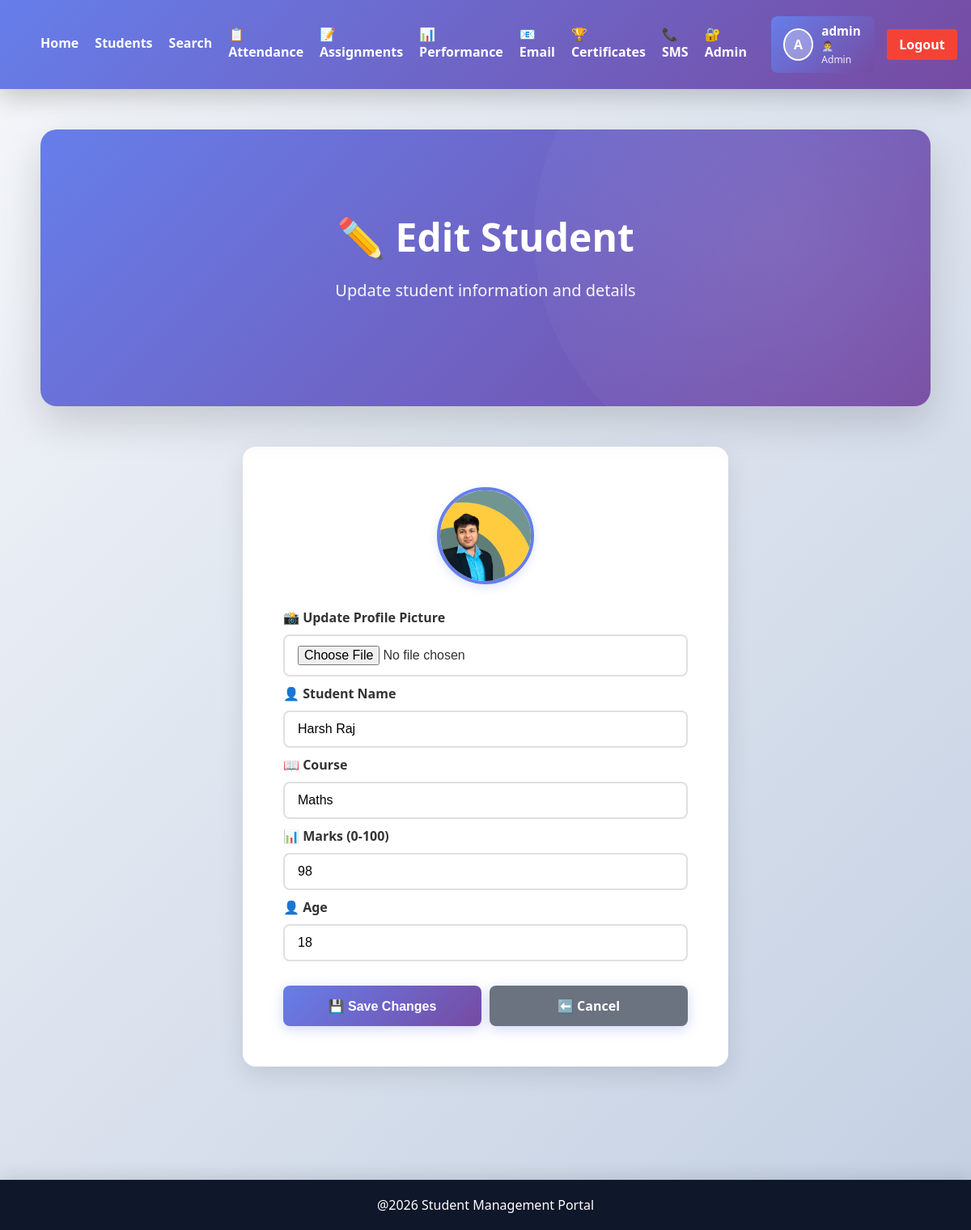
The app's page /edit/1/ (signed in) with its own data.
### students/models.py (models this page shows, shortened)
class Student(models.Model):
    name = models.CharField(max_length=100)
    course = models.CharField(max_length=100)
    marks = models.IntegerField()
    age = models.IntegerField(default=18)
    profile_pic = models.ImageField(upload_to='profiles/', blank=True, null=True)

### students/views.py (the view, shortened to what this page needs)
# urls.py: path('edit/<int:id>/', views.edit_student, name='edit'),
@login_required(login_url='login')
def edit_student(request, id):
    student = Student.objects.get(id=id)
    return render(request, 'edit_student.html', {'student': student})

### students/templates/edit_student.html (shortened to what this page needs)
{% extends 'base.html' %}
{% block content %}
<section class="hero">
    <h1>✏️ Edit Student</h1>
    <p>Update student information and details</p>
</section>
<section class="content-section" style="max-width: 600px; margin: 40px auto;">
    <form method="POST" enctype="multipart/form-data" class="form">
        {% if student.profile_pic %}
        <div style="text-align: center; margin-bottom: 25px;">
            <img src="{{ student.profile_pic.url }}" alt="{{ student.name }}" style="width: 120px; height: 120px; border-radius: 50%; object-fit: cover; border: 4px solid #667eea; box-shadow: 0 4px 12px rgba(102, 126, 234, 0.2);">
        </div>
        {% endif %}
        <div>
            <label style="display: block; color: #333; font-weight: 600; margin-bottom: 8px;">📸 Update Profile Picture</label>
            <input type="file" name="profile_pic" accept="image/*" style="width: 100%; padding: 12px 16px; border: 2px solid #e0e0e0; border-radius: 8px; font-size: 16px;">
        </div>
        <div>
            <label style="display: block; color: #333; font-weight: 600; margin-bottom: 8px;">👤 Student Name</label>
            <input type="text" name="name" placeholder="Student Name" value="{{ student.name }}" required style="width: 100%; padding: 12px 16px; border: 2px solid #e0e0e0; border-radius: 8px; font-size: 16px; transition: all 0.3s;" onfocus="this.style.borderColor='#667eea'; this.style.boxShadow='0 0 0 3px rgba(102, 126, 234, 0.1)'" onblur="this.style.borderColor='#e0e0e0'; this.style.boxShadow='none'">
        </div>
        <div>
            <label style="display: block; color: #333; font-weight: 600; margin-bottom: 8px;">📖 Course</label>
            <input type="text" name="course" placeholder="Course" value="{{ student.course }}" required style="width: 100%; padding: 12px 16px; border: 2px solid #e0e0e0; border-radius: 8px; font-size: 16px; transition: all 0.3s;" onfocus="this.style.borderColor='#667eea'; this.style.boxShadow='0 0 0 3px rgba(102, 126, 234, 0.1)'" onblur="this.style.borderColor='#e0e0e0'; this.style.boxShadow='none'">
        </div>
        <div>
            <label style="display: block; color: #333; font-weight: 600; margin-bottom: 8px;">📊 Marks (0-100)</label>
            <input type="number" name="marks" placeholder="Marks" value="{{ student.marks }}" required min="0" max="100" style="width: 100%; padding: 12px 16px; border: 2px solid #e0e0e0; border-radius: 8px; font-size: 16px; transition: all 0.3s;" onfocus="this.style.borderColor='#667eea'; this.style.boxShadow='0 0 0 3px rgba(102, 126, 234, 0.1)'" onblur="this.style.borderColor='#e0e0e0'; this.style.boxShadow='none'">
        </div>
        <div>
            <label style="display: block; color: #333; font-weight: 600; margin-bottom: 8px;">👤 Age</label>
            <input type="number" name="age" placeholder="Age" value="{{ student.age }}" required min="5" max="80" style="width: 100%; padding: 12px 16px; border: 2px solid #e0e0e0; border-radius: 8px; font-size: 16px; transition: all 0.3s;" onfocus="this.style.borderColor='#667eea'; this.style.boxShadow='0 0 0 3px rgba(102, 126, 234, 0.1)'" onblur="this.style.borderColor='#e0e0e0'; this.style.boxShadow='none'">
        </div>
        <div style="display: flex; gap: 10px; margin-top: 30px;">
            <button type="submit" class="btn" style="margin-top: 0; flex: 1;">💾 Save Changes</button>
            <a href="{% url 'students' %}" class="btn" style="margin-top: 0; background: #6b7280; flex: 1; text-align: center;">⬅️ Cancel</a>
        </div>
    </form>
</section>
{% endblock %}

### students/templates/base.html (shortened to what this page needs)
{% load student_extras %}
{% load static %}
<!DOCTYPE html>
<html>
    <head>
        <link rel="stylesheet" href="{%static 'css/style.css'%}">
    </head>
    <body>
        <header class="navbar">
            <nav style="display: flex; justify-content: space-between; align-items: center;">
                <div style="display: flex; gap: 20px; align-items: center;">
                    <a href="{% url 'home' %}">Home</a>
                    <a href="{% url 'students' %}">Students</a>
                    <a href="{% url 'search' %}">Search</a>
                    <a href="{% url 'attendance' %}">📋 Attendance</a>
                    <a href="{% url 'assignments' %}">📝 Assignments</a>
                    <a href="{% url 'performance_charts' %}">📊 Performance</a>
                    {% if user.is_staff or user.is_superuser %}
                        <a href="{% url 'email_notifications' %}">📧 Email</a>
                        <a href="{% url 'certificates' %}">🏆 Certificates</a>
                        <a href="{% url 'sms_alerts' %}">📞 SMS</a>
                        <a href="{% url 'admin_panel' %}">🔐 Admin</a>
                    {% endif %}
                </div>
                <div style="display: flex; align-items: center; gap: 15px;">
                    {% if user.is_authenticated %}
                        {% with admin_user=user %}
                            {% if user.is_staff or user.is_superuser %}
                                <div style="display: flex; align-items: center; gap: 10px; padding: 8px 15px; background: linear-gradient(135deg, #667eea, #764ba2); border-radius: 8px; color: white;">
                                    {% with profile=admin_user.student_set.first %}
                                        {% if profile.profile_pic %}
                                            <img src="{{ profile.profile_pic.url }}" alt="{{ admin_user.username }}" style="width: 40px; height: 40px; border-radius: 50%; object-fit: cover; border: 2px solid white;">
                                        {% else %}
                                            <div style="width: 40px; height: 40px; border-radius: 50%; background: rgba(255,255,255,0.3); display: flex; align-items: center; justify-content: center; font-weight: bold; border: 2px solid white;">
                                                {{ admin_user.first_name|first|upper|default:admin_user.username|first|upper }}
                                            </div>
                                        {% endif %}
                                    {% endwith %}
                                    <div>
                                        <div style="font-weight: 600; font-size: 0.95em;">{{ admin_user.first_name|default:admin_user.username }}</div>
                                        <div style="font-size: 0.75em; opacity: 0.9;">👨‍💼 Admin</div>
                                    </div>
                                </div>
                            {% endif %}
                        {% endwith %}
                        <a href="{% url 'logout' %}" style="padding: 8px 15px; background: #f44336; color: white; border-radius: 4px; text-decoration: none; font-weight: 600;">Logout</a>
                    {% else %}
                        <a href="{% url 'login' %}">Login</a>
                    {% endif %}
                </div>
            </nav>
        </header>
        <div class="container">
            {% block content %}
            {% endblock %}
        </div>
        <footer class="footer">
            <p>@2026 Student Management Portal</p>
        </footer>
    </body>
</html>

### students/static/css/style.css (style rules this page uses)
* { margin: 0; padding: 0; box-sizing: border-box; }
body { font-family: 'Segoe UI', 'Roboto', Tahoma, Geneva, Verdana, sans-serif; background: linear-gradient(135deg, #f5f7fa 0%, #c3cfe2 100%); min-height: 100vh; color: #333; }
.navbar { background: linear-gradient(135deg, #667eea 0%, #764ba2 100%); color: white; display: flex; justify-content: space-between; align-items: center; padding: 20px 50px; box-shadow: 0 10px 30px rgba(0, 0, 0, 0.2); position: sticky; top: 0; z-index: 100; }
nav { display: flex; gap: 30px; }
.navbar a { color: white; text-decoration: none; font-weight: 600; transition: all 0.3s ease; position: relative; padding-bottom: 5px; }
.navbar a::after { content: ''; position: absolute; bottom: 0; left: 0; width: 0; height: 2px; background: #fbbf24; transition: width 0.3s ease; }
.container { padding: 50px; max-width: 1400px; margin: 0 auto; }
.hero { background: linear-gradient(135deg, #667eea 0%, #764ba2 100%); color: white; padding: 100px 50px; text-align: center; border-radius: 20px; box-shadow: 0 20px 50px rgba(0, 0, 0, 0.15); margin-bottom: 50px; position: relative; overflow: hidden; }
.hero::before { content: ''; position: absolute; top: -50%; right: -10%; width: 600px; height: 600px; background: radial-gradient(circle, rgba(255, 255, 255, 0.1), transparent); border-radius: 50%; z-index: 0; }
.hero h1 { font-size: 48px; margin-bottom: 20px; font-weight: 800; position: relative; z-index: 1; }
.hero p { font-size: 20px; margin-bottom: 30px; position: relative; z-index: 1; opacity: 0.95; }
.content-section { background: white; padding: 50px; margin-bottom: 40px; border-radius: 16px; box-shadow: 0 10px 30px rgba(0, 0, 0, 0.1); }
.btn { display: inline-block; margin-top: 20px; padding: 14px 32px; background: linear-gradient(135deg, #667eea, #764ba2); color: white; border: none; border-radius: 8px; text-decoration: none; cursor: pointer; font-weight: 600; transition: all 0.3s ease; font-size: 16px; box-shadow: 0 4px 15px rgba(102, 126, 234, 0.3); position: relative; overflow: hidden; }
.btn::before { content: ''; position: absolute; top: 0; left: -100%; width: 100%; height: 100%; background: linear-gradient(90deg, transparent, rgba(255, 255, 255, 0.2), transparent); transition: left 0.5s; }
.footer { background: linear-gradient(135deg, #667eea, #764ba2); color: white; text-align: center; padding: 30px; margin-top: 60px; box-shadow: 0 -5px 20px rgba(0, 0, 0, 0.1); }
.footer p { margin: 0; font-weight: 500; }
.form input { display:block; width:300px; padding:12px; margin:10px 0; }
.footer { text-align:center; background:#0f172a; color:white; padding:20px; margin-top:50px; }

### records on screen
Student: profile_pic (picture), name "Harsh Raj", course "Maths", marks "98", age "18"

### other values on screen
{{ admin_user.first_name|default:admin_user.username }} "admin"
